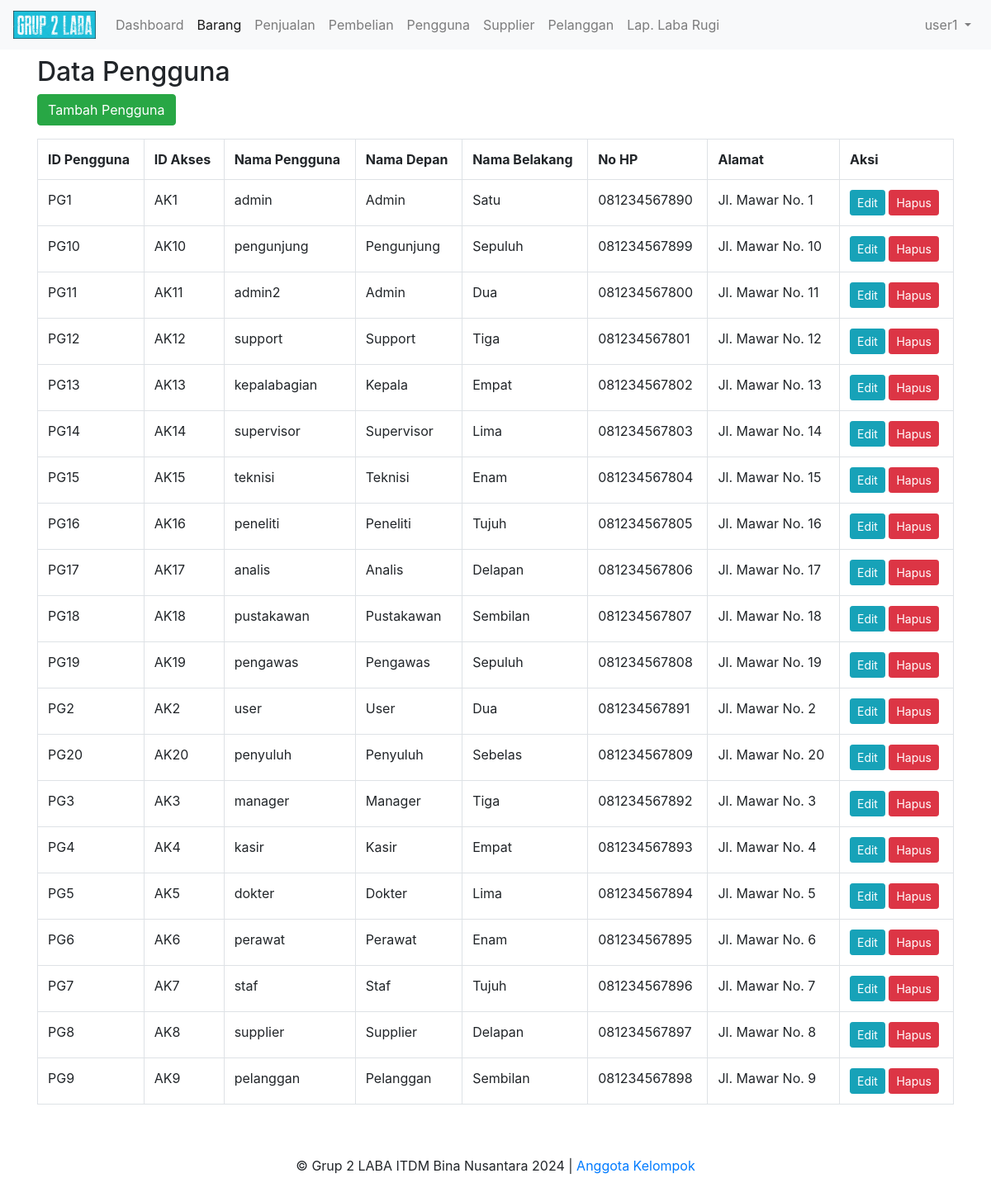
Screenshot of /pengguna (signed in) with the database file from the repository.
### tables this page shows
CREATE TABLE `Pengguna` (
 `IdPengguna` varchar(10) NOT NULL,
 `IdAkses` varchar(10) DEFAULT NULL,
 `NamaPengguna` varchar(20) DEFAULT NULL,
 `Password` varchar(32) DEFAULT NULL,
 `NamaDepan` varchar(20) DEFAULT NULL,
 `NamaBelakang` varchar(20) DEFAULT NULL,
 `NoHP` varchar(15) DEFAULT NULL,
 `Alamat` varchar(100) DEFAULT NULL,
 PRIMARY KEY (`IdPengguna`),
 UNIQUE KEY `NamaPengguna` (`NamaPengguna`) USING BTREE,
 KEY `IdAkses` (`IdAkses`),
 CONSTRAINT `pengguna_ibfk_1` FOREIGN KEY (`IdAkses`) REFERENCES `hakakses` (`IdAkses`)
);

### core/BaseController.php (called while the page is built, shortened)
<?php
class BaseController {
    public function view($view, $data = []) {
        extract($data);
        $base_url = Config::getBaseUrl();
        require_once BASE_DIR.'views/' . $view . '.php';
    }
}

### controllers/PenggunaController.php (called while the page is built, shortened)
<?php
require_once BASE_DIR.'models/Pengguna.php';
class PenggunaController extends BaseController {
    public function index() {
        $pengguna = new Pengguna();
        $data['pengguna'] = $pengguna->all();
        $this->view('pengguna/index', $data);
    }
}

### index.php (called while the page is built, shortened)
<?php
require_once __DIR__.'/config/Config.php';
require_once __DIR__.'/config/MyDatabase.php';
require_once __DIR__.'/core/BaseModel.php';
require_once __DIR__.'/core/BaseController.php';
$uri = isset($_GET['url']) ? $_GET['url'] : '';
Router::route($uri);

### config/Config.php (called while the page is built, shortened)
<?php
class Config {
    public static function getBaseUrl() {
        $requestUri = $_SERVER['REQUEST_URI'];
        $pos = strpos($requestUri, '/', 1);
        if ($pos === false) {
            return '/';
        }
        $basePath = substr($requestUri, 0, $pos + 1);
        return $basePath;
    }
}

### core/BaseModel.php (called while the page is built, shortened)
<?php
class BaseModel {
    protected $conn;
    protected $table;
    public function __construct() {
        $database = new MyDatabase();
        $this->conn = $database->getConnection();
    }
    public function all() {
        $query = "SELECT * FROM " . $this->table;
        $stmt = $this->conn->prepare($query);
        $stmt->execute();
        return $stmt->fetchAll(PDO::FETCH_ASSOC);
    }
}

### config/MyDatabase.php (called while the page is built, shortened)
<?php
class MyDatabase {
    private $host = "localhost";
    private $db_name = "tk4_grup2";
    private $username = "root";
    private $password = "";
    public function getConnection() {
        $this->conn = null;
        try {
            $this->conn = new PDO("mysql:host=" . $this->host . ";dbname=" . $this->db_name, $this->username, $this->password);
            $this->conn->exec("set names utf8");
        } catch(PDOException $exception) {
            echo "Koneksi db error: " . $exception->getMessage();
        }
        return $this->conn;
    }
}

### models/Pengguna.php (called while the page is built, shortened)
<?php
require_once BASE_DIR.'config/MyDatabase.php';
class Pengguna extends BaseModel {
    public function __construct() {
        $this->table = 'Pengguna';
    }
}

### views/pengguna/index.php (the view, shortened to what this page needs)
<!DOCTYPE html>
<html>
<head>
    <?php include_once $base_path."views/bootstrap_header.php"; ?>
</head>
<body>
<?php include_once $base_path."views/page_header.php"; ?>
<h2 class="h2 mt-5">Data Pengguna</h2>
<a class="btn btn-success mb-3" href="<?= $base_url;?>pengguna/create">Tambah Pengguna</a>
<table class="table table-stripped table-bordered">
    <tr>
        <th>ID Pengguna</th>
        <th>ID Akses</th>
        <th>Nama Pengguna</th>
        <th>Nama Depan</th>
        <th>Nama Belakang</th>
        <th>No HP</th>
        <th>Alamat</th>
        <th>Aksi</th>
    </tr>
    <?php foreach ($pengguna as $item): ?>
        <tr>
            <td><?= $item['IdPengguna'] ?></td>
            <td><?= $item['IdAkses'] ?></td>
            <td><?= $item['NamaPengguna'] ?></td>
            <td><?= $item['NamaDepan'] ?></td>
            <td><?= $item['NamaBelakang'] ?></td>
            <td><?= $item['NoHP'] ?></td>
            <td><?= $item['Alamat'] ?></td>
            <td>
                <a class="btn btn-info btn-sm" href="<?= $base_url;?>pengguna/edit/<?= $item['IdPengguna'] ?>">Edit</a>
                <a class="btn btn-danger btn-sm" href="<?= $base_url;?>pengguna/delete/<?= $item['IdPengguna'] ?>">Hapus</a>
            </td>
        </tr>
    <?php endforeach; ?>
</table>
<?php include_once $base_path."views/page_footer.php"; ?>
</body>
</html>

### views/bootstrap_header.php (style rules this page uses)
body { padding: 20px; }

### rows the page displays
pengguna: IdPengguna "PG1", IdAkses "AK1", NamaPengguna "admin", NamaDepan "Admin", NamaBelakang "Satu", NoHP "081234567890", Alamat "Jl. Mawar No. 1"
pengguna: IdPengguna "PG10", IdAkses "AK10", NamaPengguna "pengunjung", NamaDepan "Pengunjung", NamaBelakang "Sepuluh", NoHP "081234567899", Alamat "Jl. Mawar No. 10"
pengguna: IdPengguna "PG11", IdAkses "AK11", NamaPengguna "admin2", NamaDepan "Admin", NamaBelakang "Dua", NoHP "081234567800", Alamat "Jl. Mawar No. 11"
pengguna: IdPengguna "PG12", IdAkses "AK12", NamaPengguna "support", NamaDepan "Support", NamaBelakang "Tiga", NoHP "081234567801", Alamat "Jl. Mawar No. 12"
pengguna: IdPengguna "PG13", IdAkses "AK13", NamaPengguna "kepalabagian", NamaDepan "Kepala", NamaBelakang "Empat", NoHP "081234567802", Alamat "Jl. Mawar No. 13"
pengguna: IdPengguna "PG14", IdAkses "AK14", NamaPengguna "supervisor", NamaDepan "Supervisor", NamaBelakang "Lima", NoHP "081234567803", Alamat "Jl. Mawar No. 14"
pengguna: IdPengguna "PG15", IdAkses "AK15", NamaPengguna "teknisi", NamaDepan "Teknisi", NamaBelakang "Enam", NoHP "081234567804", Alamat "Jl. Mawar No. 15"
pengguna: IdPengguna "PG16", IdAkses "AK16", NamaPengguna "peneliti", NamaDepan "Peneliti", NamaBelakang "Tujuh", NoHP "081234567805", Alamat "Jl. Mawar No. 16"
pengguna: IdPengguna "PG17", IdAkses "AK17", NamaPengguna "analis", NamaDepan "Analis", NamaBelakang "Delapan", NoHP "081234567806", Alamat "Jl. Mawar No. 17"
pengguna: IdPengguna "PG18", IdAkses "AK18", NamaPengguna "pustakawan", NamaDepan "Pustakawan", NamaBelakang "Sembilan", NoHP "081234567807", Alamat "Jl. Mawar No. 18"
pengguna: IdPengguna "PG19", IdAkses "AK19", NamaPengguna "pengawas", NamaDepan "Pengawas", NamaBelakang "Sepuluh", NoHP "081234567808", Alamat "Jl. Mawar No. 19"
pengguna: IdPengguna "PG2", IdAkses "AK2", NamaPengguna "user", NamaDepan "User", NamaBelakang "Dua", NoHP "081234567891", Alamat "Jl. Mawar No. 2"
pengguna: IdPengguna "PG20", IdAkses "AK20", NamaPengguna "penyuluh", NamaDepan "Penyuluh", NamaBelakang "Sebelas", NoHP "081234567809", Alamat "Jl. Mawar No. 20"
pengguna: IdPengguna "PG3", IdAkses "AK3", NamaPengguna "manager", NamaDepan "Manager", NamaBelakang "Tiga", NoHP "081234567892", Alamat "Jl. Mawar No. 3"
pengguna: IdPengguna "PG4", IdAkses "AK4", NamaPengguna "kasir", NamaDepan "Kasir", NamaBelakang "Empat", NoHP "081234567893", Alamat "Jl. Mawar No. 4"
pengguna: IdPengguna "PG5", IdAkses "AK5", NamaPengguna "dokter", NamaDepan "Dokter", NamaBelakang "Lima", NoHP "081234567894", Alamat "Jl. Mawar No. 5"
pengguna: IdPengguna "PG6", IdAkses "AK6", NamaPengguna "perawat", NamaDepan "Perawat", NamaBelakang "Enam", NoHP "081234567895", Alamat "Jl. Mawar No. 6"
pengguna: IdPengguna "PG7", IdAkses "AK7", NamaPengguna "staf", NamaDepan "Staf", NamaBelakang "Tujuh", NoHP "081234567896", Alamat "Jl. Mawar No. 7"
pengguna: IdPengguna "PG8", IdAkses "AK8", NamaPengguna "supplier", NamaDepan "Supplier", NamaBelakang "Delapan", NoHP "081234567897", Alamat "Jl. Mawar No. 8"
pengguna: IdPengguna "PG9", IdAkses "AK9", NamaPengguna "pelanggan", NamaDepan "Pelanggan", NamaBelakang "Sembilan", NoHP "081234567898", Alamat "Jl. Mawar No. 9"

### other values shown
$user['NamaPengguna'] "user1"
